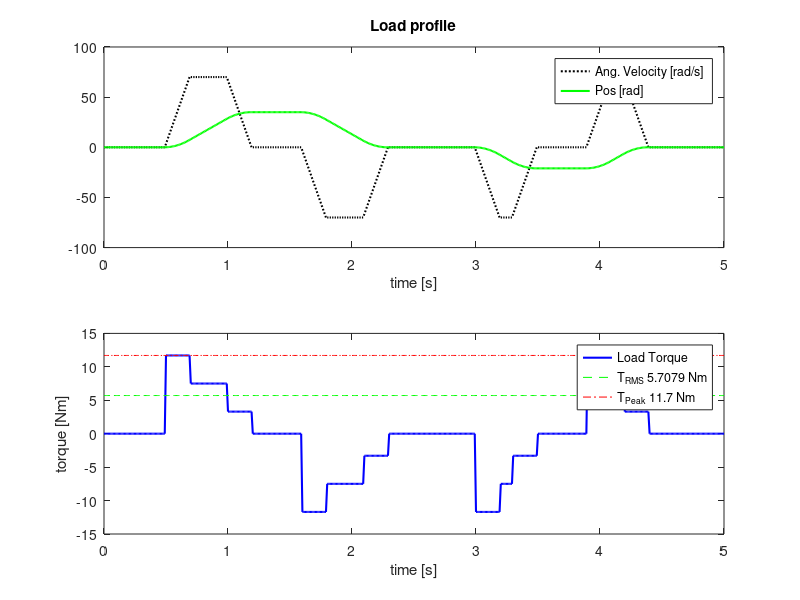
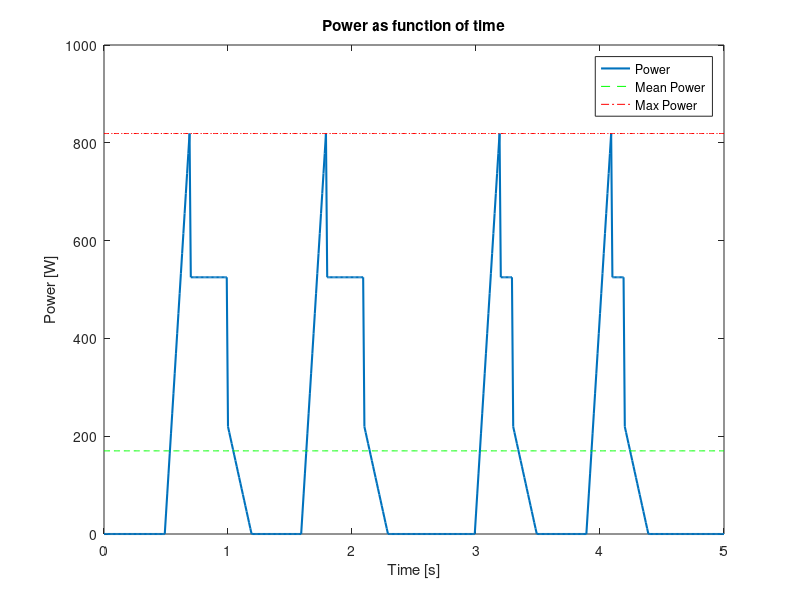

Reproduce these figures in MATLAB, in order.
%Example load file, this file implements a combined load.
%Run this file before the motor selection file is executed.
%Fredrik Roos, December 2004.
close all;
format short;
clear all;

% Acceleration, speed and position vectors.
Acc=350;
acc(1:40) = 0;
acc(51:70) = Acc;
acc(71:100) = 0;
acc(101:120) = -Acc;
acc(121:160) = 0;
acc(161:180) = -Acc;
acc(181:210) = 0;
acc(211:230) = Acc;
acc(231:300) = 0;
acc(301:320) = -Acc;
acc(321:330) = 0;
acc(331:350) = Acc;
acc(351:390) = 0;
acc(391:410) = +Acc;
acc(411:420) = 0;
acc(421:440) = -Acc;
acc(441:501) = 0;
timeStep= 0.01; %resultion on load cycle
time=(0:timeStep:5); %time vector
totalTime = timeStep*length(time); %total time

velocity = length(time);
position = length(time);
summation=0;
summation2 = 0;

for idx=1 : length(acc)
    summation = summation + acc(idx)*timeStep;
    velocity(idx) = summation;
    summation2= summation2 +velocity(idx)*timeStep;
    position(idx) = summation2;
    velocity(120) = 0.1;
    velocity(440) = 0.1;
    velocity(230) = -0.1;
    velocity(350) = -0.1;
end

%Load Torque vector
JL = 0.012;
TL =7.5;

Tl = sign(velocity)*TL +acc*JL;

MaxLRPM = max(velocity)*60/(2*pi); %Maximum RPM during the loadcycle

figure
%subplot(2,1,1); plot(t,acc,'b');
hold on;

subplot(2,1,1); plot(time,velocity,'k:','linewidth',1.5);
hold on;
subplot(2,1,1); plot(time,position,'g','linewidth',1.5);
%grid;
set(gca,'Fontsize',12)
xlabel('time [s]')
title(['Load profile'])
set(gca,'Fontsize',10)
%legend('Ang. Acceleration [rad/s^2]', 'Ang. Velocity [rad/s]', 'Pos [rad]')
legend('Ang. Velocity [rad/s]', 'Pos [rad]')



%Load constants....for RMS calculations rms = sqrt(Cr^2*n^2*k1+k2/(n^2)+2*Cr*k3)
%Torque
k1 = sum(acc.^2*timeStep)/totalTime;
k2 = sum(Tl.^2*timeStep)/totalTime;
k3 = sum(Tl.*acc*timeStep)/totalTime;
Tlmax = max(abs(Tl));
Tlrms = sqrt(k2);



subplot(2,1,2);plot(time,Tl,'b','linewidth',1.5);
hold on;
temp=ones(size(time))*Tlrms;
subplot(2,1,2);line(time,temp,'Color','g','LineStyle','--');
temp=ones(size(time))*Tlmax;
subplot(2,1,2);line(time,temp,'Color','r','LineStyle','-.');

set(gca,'Fontsize',12)
%grid;
xlabel('time [s]')
ylabel('torque [Nm]')
set(gca,'Fontsize',10)
legend('Load Torque', ['T_{RMS} ', num2str(Tlrms(1)),' Nm'], ['T_{Peak} ', num2str(Tlmax(1)),' Nm'])


%Power...T*w
figure
Pl = Tl.*velocity;
plot(time,Pl,'linewidth',1.5);
%grid;
Plmean=norm(Pl,1)*timeStep/totalTime;
Plmax=max(Pl);
hold on
line(time,ones(size(time))*Plmean,'Color','g','LineStyle','--')
line(time,ones(size(time))*Plmax,'Color','r','LineStyle','-.')
title('Power as function of time');
xlabel('Time [s]')
ylabel('Power [W]')
legend('Power','Mean Power','Max Power');

%Energy
%Only positive energy are comming in to the system...

Wtemp =Pl;
for idx=1:length(Wtemp)
    if(Wtemp(idx) < 0)
        Wtemp(idx) = 0;
    end
end
    
Wload = sum(Wtemp*timeStep);
